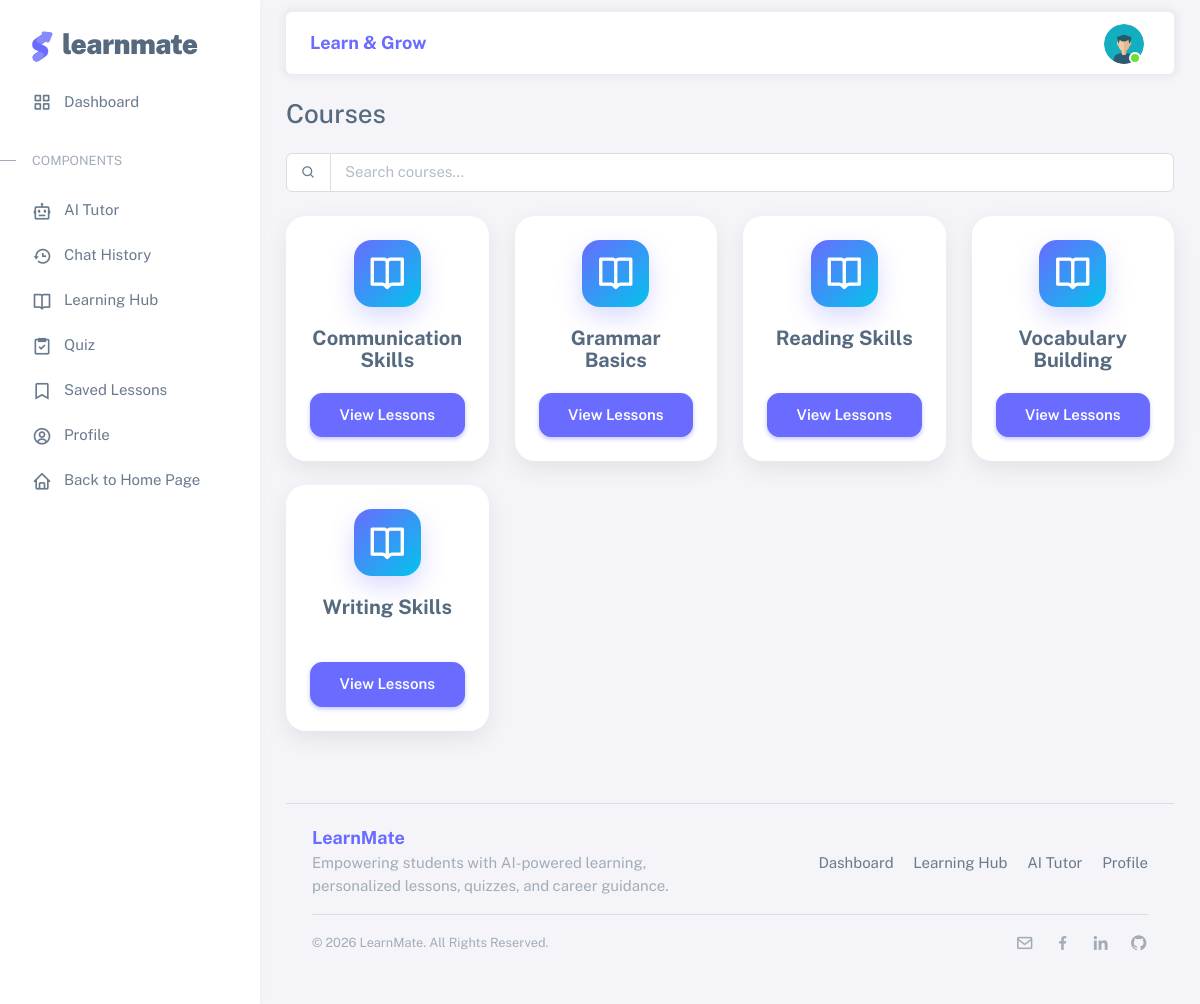
The app's page /pages/html/courses.php?subject_id=1 (signed in) with its own data.
### tables this page shows
CREATE TABLE `courses` (
  `id` int(11) NOT NULL,
  `subject_id` int(11) NOT NULL,
  `course_name` varchar(255) NOT NULL,
  `description` text DEFAULT NULL
);

### pages/html/courses.php (the view, shortened to what this page needs)
<?php
include '../../dblink.php';
$subject_id = (int)$_GET['subject_id'];
$result = mysqli_query(
    $conn,
    "SELECT *
     FROM courses
     WHERE subject_id = $subject_id
     ORDER BY course_name"
);
?>
<!DOCTYPE html>
<html
  lang="en"
  class="light-style layout-menu-fixed"
  dir="ltr"
  data-theme="theme-default"
  data-assets-path="../assets/"
  data-template="vertical-menu-template-free"
>
  <head>
    <link rel="stylesheet" href="../assets/vendor/fonts/boxicons.css" />
    <link rel="stylesheet" href="../assets/vendor/css/core.css" class="template-customizer-core-css" />
    <link rel="stylesheet" href="../assets/vendor/css/theme-default.css" class="template-customizer-theme-css" />
    <link rel="stylesheet" href="../assets/css/demo.css" />
    <link rel="stylesheet" href="../assets/vendor/libs/perfect-scrollbar/perfect-scrollbar.css" />
    <link rel="stylesheet" href="../assets/vendor/libs/apex-charts/apex-charts.css" />
  </head>
  <body>
    <div class="layout-wrapper layout-content-navbar">
      <div class="layout-container">
        <?php include 'sidebar.php'; ?>
        <div class="layout-page">
          <nav
            class="layout-navbar container-xxl navbar navbar-expand-xl navbar-detached align-items-center bg-navbar-theme"
            id="layout-navbar"
          >
            <div class="navbar-nav-right d-flex align-items-center" id="navbar-collapse">
    <div class="navbar-nav align-items-center">
      <span class="fw-bold fs-5 text-primary">Learn & Grow</span>
    </div>
              <ul class="navbar-nav flex-row align-items-center ms-auto">
                <li class="nav-item navbar-dropdown dropdown-user dropdown">
                  <a class="nav-link dropdown-toggle hide-arrow" href="javascript:void(0);" data-bs-toggle="dropdown">
                    <div class="avatar avatar-online">
                      <img src="../assets/img/avatars/11.png" alt class="w-px-40 h-auto rounded-circle" />
                    </div>
                  </a>
                </li>
              </ul>
            </div>
          </nav>
<div class="container-xxl flex-grow-1 container-p-y">
    <h3 class="mb-4">
        Courses
    </h3>
<div class="mb-3">
   <div class="input-group mb-4">
    <span class="input-group-text">
        <i class="bx bx-search"></i>
    </span>
    <input
        type="text"
        id="courseSearch"
        class="form-control"
        placeholder="Search courses..."
    >
</div>
<div class="row" id="courseContainer">
        <?php while($course = mysqli_fetch_assoc($result)){ ?>
<div class="col-xl-3 col-lg-4 col-md-6 mb-4 course-card">
    <div class="card h-100">
        <div class="card-body text-center p-4 d-flex flex-column">
            <div class="course-icon">
                <i class="bx bx-book-open"></i>
            </div>
            <h5 class="course-title">
                <?php echo htmlspecialchars($course['course_name']); ?>
            </h5>
            <a
                href="course_lessons.php?course_id=<?php echo $course['id']; ?>"
                class="btn btn-primary course-btn mt-auto">
                View Lessons
            </a>
        </div>
    </div>
</div>
        <?php } ?>
    </div>
</div>
           <footer class="content-footer footer bg-footer-theme border-top mt-4">
    <div class="container-xxl py-4">
        <div class="row align-items-center">
            <div class="col-md-6 mb-3 mb-md-0">
                <h5 class="fw-bold text-primary mb-1">
                    LearnMate
                </h5>
                <p class="text-muted mb-0">
                    Empowering students with AI-powered learning, personalized lessons, quizzes, and career guidance.
                </p>
            </div>
            <div class="col-md-6 text-md-end">
                <a href="dashboard.php" class="footer-link me-3">
                    Dashboard
                </a>
                <a href="learning_hub.php" class="footer-link me-3">
                    Learning Hub
                </a>
                <a href="ai_tutor.php" class="footer-link me-3">
                    AI Tutor
                </a>
                <a href="profile.php" class="footer-link">
                    Profile
                </a>
            </div>
        </div>
        <hr class="my-3">
        <div class="d-flex flex-column flex-md-row justify-content-between align-items-center">
            <div class="text-muted small">
                © <script>document.write(new Date().getFullYear())</script>
                LearnMate. All Rights Reserved.
            </div>
            <div class="mt-2 mt-md-0">
                <a href="#" class="text-muted me-3">
                    <i class="bx bx-envelope"></i>
                </a>
                <a href="#" class="text-muted me-3">
                    <i class="bx bxl-facebook"></i>
                </a>
                <a href="#" class="text-muted me-3">
                    <i class="bx bxl-linkedin"></i>
                </a>
                <a href="#" class="text-muted">
                    <i class="bx bxl-github"></i>
                </a>
            </div>
        </div>
    </div>
</footer>
          </div>
        </div>
      </div>
    </div>
  </body>
</html>

### pages/html/courses.php (style rules this page uses)
.course-card .card { border:none; border-radius:20px; overflow:hidden; transition:all .3s ease; background:#fff; box-shadow:0 8px 25px rgba(0,0,0,.08); }
.course-icon { width:67px; height:67px; margin:auto; border-radius:18px; display:flex; align-items:center; justify-content:center; background:linear-gradient( 135deg, #696cff, #03c3ec ); color:#fff; box-shadow:0 10px 25px rgba(105,108,255,.25); margin-bottom:20px; }
.course-icon i { font-size:40px; }
.course-title { font-size:20px; font-weight:700; color:#566a7f; min-height:50px; }
.course-btn { border-radius:12px; padding:10px 22px; font-weight:600; }

### records on screen
courses: course_name "Communication Skills"
courses: course_name "Grammar Basics"
courses: course_name "Reading Skills"
courses: course_name "Vocabulary Building"
courses: course_name "Writing Skills"
